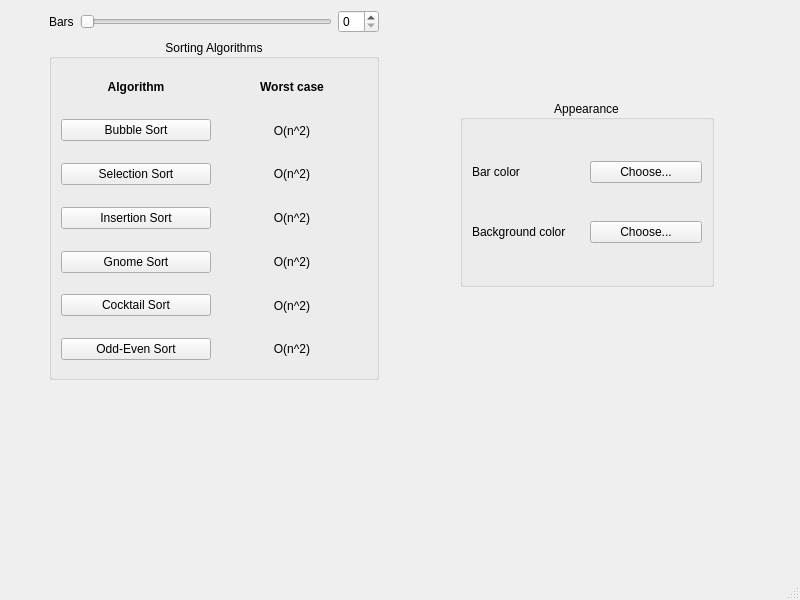
<?xml version="1.0" encoding="UTF-8"?>
<ui version="4.0">
 <class>MainWindow</class>
 <widget class="QMainWindow" name="MainWindow">
  <property name="geometry">
   <rect>
    <x>0</x>
    <y>0</y>
    <width>800</width>
    <height>600</height>
   </rect>
  </property>
  <property name="windowTitle">
   <string>MainWindow</string>
  </property>
  <widget class="QWidget" name="centralwidget">
   <widget class="QWidget" name="mainWidget" native="true">
    <property name="geometry">
     <rect>
      <x>20</x>
      <y>20</y>
      <width>120</width>
      <height>80</height>
     </rect>
    </property>
   </widget>
   <widget class="QWidget" name="widgetSettings" native="true">
    <property name="geometry">
     <rect>
      <x>49</x>
      <y>10</y>
      <width>330</width>
      <height>370</height>
     </rect>
    </property>
    <layout class="QVBoxLayout" name="verticalLayout_2">
     <item>
      <layout class="QHBoxLayout" name="horizontalLayout">
       <item>
        <widget class="QLabel" name="label">
         <property name="text">
          <string>Bars</string>
         </property>
        </widget>
       </item>
       <item>
        <widget class="QSlider" name="horizontalSliderSize">
         <property name="orientation">
          <enum>Qt::Horizontal</enum>
         </property>
        </widget>
       </item>
       <item>
        <widget class="QSpinBox" name="spinBoxSize"/>
       </item>
      </layout>
     </item>
     <item>
      <widget class="QGroupBox" name="groupBox">
       <property name="title">
        <string>Sorting Algorithms</string>
       </property>
       <property name="alignment">
        <set>Qt::AlignCenter</set>
       </property>
       <layout class="QVBoxLayout" name="verticalLayout">
        <item>
         <layout class="QHBoxLayout" name="horizontalLayout_8">
          <item>
           <widget class="QLabel" name="label_8">
            <property name="font">
             <font>
              <bold>true</bold>
             </font>
            </property>
            <property name="text">
             <string>Algorithm</string>
            </property>
            <property name="alignment">
             <set>Qt::AlignCenter</set>
            </property>
           </widget>
          </item>
          <item>
           <widget class="QLabel" name="label_9">
            <property name="font">
             <font>
              <bold>true</bold>
             </font>
            </property>
            <property name="text">
             <string>Worst case</string>
            </property>
            <property name="alignment">
             <set>Qt::AlignCenter</set>
            </property>
           </widget>
          </item>
         </layout>
        </item>
        <item>
         <layout class="QHBoxLayout" name="horizontalLayout_4">
          <item>
           <widget class="QPushButton" name="btnBubbleSort">
            <property name="styleSheet">
             <string notr="true"/>
            </property>
            <property name="text">
             <string>Bubble Sort</string>
            </property>
           </widget>
          </item>
          <item>
           <widget class="QLabel" name="label_4">
            <property name="text">
             <string>O(n^2)</string>
            </property>
            <property name="alignment">
             <set>Qt::AlignCenter</set>
            </property>
           </widget>
          </item>
         </layout>
        </item>
        <item>
         <layout class="QHBoxLayout" name="horizontalLayout_5">
          <item>
           <widget class="QPushButton" name="btnSelectionSort">
            <property name="text">
             <string>Selection Sort</string>
            </property>
           </widget>
          </item>
          <item>
           <widget class="QLabel" name="label_5">
            <property name="text">
             <string>O(n^2)</string>
            </property>
            <property name="alignment">
             <set>Qt::AlignCenter</set>
            </property>
           </widget>
          </item>
         </layout>
        </item>
        <item>
         <layout class="QHBoxLayout" name="horizontalLayout_6">
          <item>
           <widget class="QPushButton" name="btnInsertionSort">
            <property name="text">
             <string>Insertion Sort</string>
            </property>
           </widget>
          </item>
          <item>
           <widget class="QLabel" name="label_6">
            <property name="text">
             <string>O(n^2)</string>
            </property>
            <property name="alignment">
             <set>Qt::AlignCenter</set>
            </property>
           </widget>
          </item>
         </layout>
        </item>
        <item>
         <layout class="QHBoxLayout" name="horizontalLayout_7">
          <item>
           <widget class="QPushButton" name="btnGnomeSort">
            <property name="text">
             <string>Gnome Sort</string>
            </property>
           </widget>
          </item>
          <item>
           <widget class="QLabel" name="label_7">
            <property name="text">
             <string>O(n^2)</string>
            </property>
            <property name="alignment">
             <set>Qt::AlignCenter</set>
            </property>
           </widget>
          </item>
         </layout>
        </item>
        <item>
         <layout class="QHBoxLayout" name="horizontalLayout_9">
          <item>
           <widget class="QPushButton" name="btnCocktailSort">
            <property name="text">
             <string>Cocktail Sort</string>
            </property>
           </widget>
          </item>
          <item>
           <widget class="QLabel" name="label_10">
            <property name="text">
             <string>O(n^2)</string>
            </property>
            <property name="alignment">
             <set>Qt::AlignCenter</set>
            </property>
           </widget>
          </item>
         </layout>
        </item>
        <item>
         <layout class="QHBoxLayout" name="horizontalLayout_10">
          <item>
           <widget class="QPushButton" name="btnOddEvenSort">
            <property name="text">
             <string>Odd-Even Sort</string>
            </property>
           </widget>
          </item>
          <item>
           <widget class="QLabel" name="label_11">
            <property name="text">
             <string>O(n^2)</string>
            </property>
            <property name="alignment">
             <set>Qt::AlignCenter</set>
            </property>
           </widget>
          </item>
         </layout>
        </item>
       </layout>
      </widget>
     </item>
    </layout>
   </widget>
   <widget class="QWidget" name="widgetStyling" native="true">
    <property name="geometry">
     <rect>
      <x>460</x>
      <y>100</y>
      <width>254</width>
      <height>187</height>
     </rect>
    </property>
    <layout class="QVBoxLayout" name="verticalLayout_4">
     <item>
      <widget class="QGroupBox" name="groupBox_2">
       <property name="title">
        <string>Appearance</string>
       </property>
       <property name="alignment">
        <set>Qt::AlignCenter</set>
       </property>
       <layout class="QVBoxLayout" name="verticalLayout_3">
        <item>
         <layout class="QHBoxLayout" name="horizontalLayout_2">
          <item>
           <widget class="QLabel" name="label_2">
            <property name="text">
             <string>Bar color</string>
            </property>
           </widget>
          </item>
          <item>
           <widget class="QPushButton" name="btnChooseFillColor">
            <property name="text">
             <string>Choose...</string>
            </property>
           </widget>
          </item>
         </layout>
        </item>
        <item>
         <layout class="QHBoxLayout" name="horizontalLayout_3">
          <item>
           <widget class="QLabel" name="label_3">
            <property name="text">
             <string>Background color</string>
            </property>
           </widget>
          </item>
          <item>
           <widget class="QPushButton" name="btnChooseBackgroundColor">
            <property name="text">
             <string>Choose...</string>
            </property>
           </widget>
          </item>
         </layout>
        </item>
       </layout>
      </widget>
     </item>
    </layout>
   </widget>
  </widget>
  <widget class="QMenuBar" name="menubar">
   <property name="geometry">
    <rect>
     <x>0</x>
     <y>0</y>
     <width>800</width>
     <height>36</height>
    </rect>
   </property>
  </widget>
  <widget class="QStatusBar" name="statusbar"/>
 </widget>
 <resources/>
 <connections>
  <connection>
   <sender>horizontalSliderSize</sender>
   <signal>valueChanged(int)</signal>
   <receiver>spinBoxSize</receiver>
   <slot>setValue(int)</slot>
   <hints>
    <hint type="sourcelabel">
     <x>357</x>
     <y>200</y>
    </hint>
    <hint type="destinationlabel">
     <x>414</x>
     <y>200</y>
    </hint>
   </hints>
  </connection>
  <connection>
   <sender>spinBoxSize</sender>
   <signal>valueChanged(int)</signal>
   <receiver>horizontalSliderSize</receiver>
   <slot>setValue(int)</slot>
   <hints>
    <hint type="sourcelabel">
     <x>417</x>
     <y>189</y>
    </hint>
    <hint type="destinationlabel">
     <x>363</x>
     <y>194</y>
    </hint>
   </hints>
  </connection>
 </connections>
</ui>
